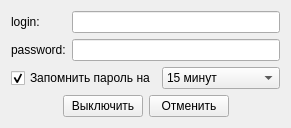
<?xml version="1.0" encoding="UTF-8"?>
<ui version="4.0">
 <class>LoginRequestForm</class>
 <widget class="QWidget" name="LoginRequestForm">
  <property name="windowModality">
   <enum>Qt::WindowModal</enum>
  </property>
  <property name="geometry">
   <rect>
    <x>0</x>
    <y>0</y>
    <width>291</width>
    <height>125</height>
   </rect>
  </property>
  <property name="windowTitle">
   <string>Пожалуйста, введите имя пользователя и пароль</string>
  </property>
  <property name="whatsThis">
   <string>&lt;!DOCTYPE HTML PUBLIC &quot;-//W3C//DTD HTML 4.0//EN&quot; &quot;http://www.w3.org/TR/REC-html40/strict.dtd&quot;&gt;
&lt;html&gt;&lt;head&gt;&lt;meta name=&quot;qrichtext&quot; content=&quot;1&quot; /&gt;&lt;style type=&quot;text/css&quot;&gt;
p, li { white-space: pre-wrap; }
&lt;/style&gt;&lt;/head&gt;&lt;body style=&quot; font-family:'MS Shell Dlg 2'; font-size:8.25pt; font-weight:400; font-style:normal;&quot;&gt;
&lt;p style=&quot; margin-top:0px; margin-bottom:0px; margin-left:0px; margin-right:0px; -qt-block-indent:0; text-indent:0px;&quot;&gt;&lt;span style=&quot; font-size:8pt;&quot;&gt;Для того, чтобы выключить компьютеры, необходимо ввести учётные данные сетевого пользователя, имеющего соответствующие права на удалённой машине.&lt;/span&gt;&lt;/p&gt;
&lt;p style=&quot;-qt-paragraph-type:empty; margin-top:0px; margin-bottom:0px; margin-left:0px; margin-right:0px; -qt-block-indent:0; text-indent:0px; font-size:8pt;&quot;&gt;&lt;/p&gt;
&lt;p style=&quot; margin-top:0px; margin-bottom:0px; margin-left:0px; margin-right:0px; -qt-block-indent:0; text-indent:0px;&quot;&gt;&lt;span style=&quot; font-size:8pt;&quot;&gt;В некоторых случаях может понадобиться ввести имя пользователя вместе с доменом, в таком случае его необходимо вводить в формате:&lt;/span&gt;&lt;/p&gt;
&lt;p style=&quot;-qt-paragraph-type:empty; margin-top:0px; margin-bottom:0px; margin-left:0px; margin-right:0px; -qt-block-indent:0; text-indent:0px; font-size:8pt;&quot;&gt;&lt;/p&gt;
&lt;p style=&quot; margin-top:0px; margin-bottom:0px; margin-left:0px; margin-right:0px; -qt-block-indent:0; text-indent:0px;&quot;&gt;&lt;span style=&quot; font-size:8pt; font-weight:600;&quot;&gt;username@domainname&lt;/span&gt;&lt;/p&gt;
&lt;p style=&quot; margin-top:0px; margin-bottom:0px; margin-left:0px; margin-right:0px; -qt-block-indent:0; text-indent:0px;&quot;&gt;&lt;span style=&quot; font-size:8pt;&quot;&gt;или&lt;/span&gt;&lt;/p&gt;
&lt;p style=&quot; margin-top:0px; margin-bottom:0px; margin-left:0px; margin-right:0px; -qt-block-indent:0; text-indent:0px;&quot;&gt;&lt;span style=&quot; font-size:8pt; font-weight:600;&quot;&gt;domainname/username&lt;/span&gt;&lt;/p&gt;&lt;/body&gt;&lt;/html&gt;</string>
  </property>
  <layout class="QGridLayout" name="gridLayout">
   <item row="0" column="0" colspan="3">
    <layout class="QFormLayout" name="formLayout">
     <item row="0" column="0">
      <widget class="QLabel" name="label">
       <property name="text">
        <string>login:</string>
       </property>
      </widget>
     </item>
     <item row="0" column="1">
      <widget class="QLineEdit" name="login"/>
     </item>
     <item row="1" column="0">
      <widget class="QLabel" name="label_2">
       <property name="text">
        <string>password:</string>
       </property>
      </widget>
     </item>
     <item row="1" column="1">
      <widget class="QLineEdit" name="password">
       <property name="inputMethodHints">
        <set>Qt::ImhHiddenText</set>
       </property>
      </widget>
     </item>
    </layout>
   </item>
   <item row="1" column="0" colspan="3">
    <layout class="QHBoxLayout" name="horizontalLayout">
     <item>
      <widget class="QCheckBox" name="remember">
       <property name="text">
        <string>Запомнить пароль на</string>
       </property>
       <property name="checked">
        <bool>true</bool>
       </property>
      </widget>
     </item>
     <item>
      <widget class="QComboBox" name="howLong">
       <item>
        <property name="text">
         <string>15 минут</string>
        </property>
       </item>
       <item>
        <property name="text">
         <string>сеанс</string>
        </property>
       </item>
       <item>
        <property name="text">
         <string>всё время</string>
        </property>
       </item>
       <item>
        <property name="text">
         <string/>
        </property>
       </item>
      </widget>
     </item>
    </layout>
   </item>
   <item row="2" column="1">
    <layout class="QHBoxLayout" name="horizontalLayout_2">
     <item>
      <widget class="QPushButton" name="proceed">
       <property name="text">
        <string>Выключить</string>
       </property>
      </widget>
     </item>
     <item>
      <widget class="QPushButton" name="cancel">
       <property name="text">
        <string>Отменить</string>
       </property>
      </widget>
     </item>
    </layout>
   </item>
   <item row="2" column="0">
    <spacer name="horizontalSpacer">
     <property name="orientation">
      <enum>Qt::Horizontal</enum>
     </property>
     <property name="sizeHint" stdset="0">
      <size>
       <width>40</width>
       <height>20</height>
      </size>
     </property>
    </spacer>
   </item>
   <item row="2" column="2">
    <spacer name="horizontalSpacer_2">
     <property name="orientation">
      <enum>Qt::Horizontal</enum>
     </property>
     <property name="sizeHint" stdset="0">
      <size>
       <width>40</width>
       <height>20</height>
      </size>
     </property>
    </spacer>
   </item>
  </layout>
 </widget>
 <resources/>
 <connections>
  <connection>
   <sender>remember</sender>
   <signal>toggled(bool)</signal>
   <receiver>howLong</receiver>
   <slot>setEnabled(bool)</slot>
   <hints>
    <hint type="sourcelabel">
     <x>74</x>
     <y>81</y>
    </hint>
    <hint type="destinationlabel">
     <x>213</x>
     <y>82</y>
    </hint>
   </hints>
  </connection>
 </connections>
</ui>
